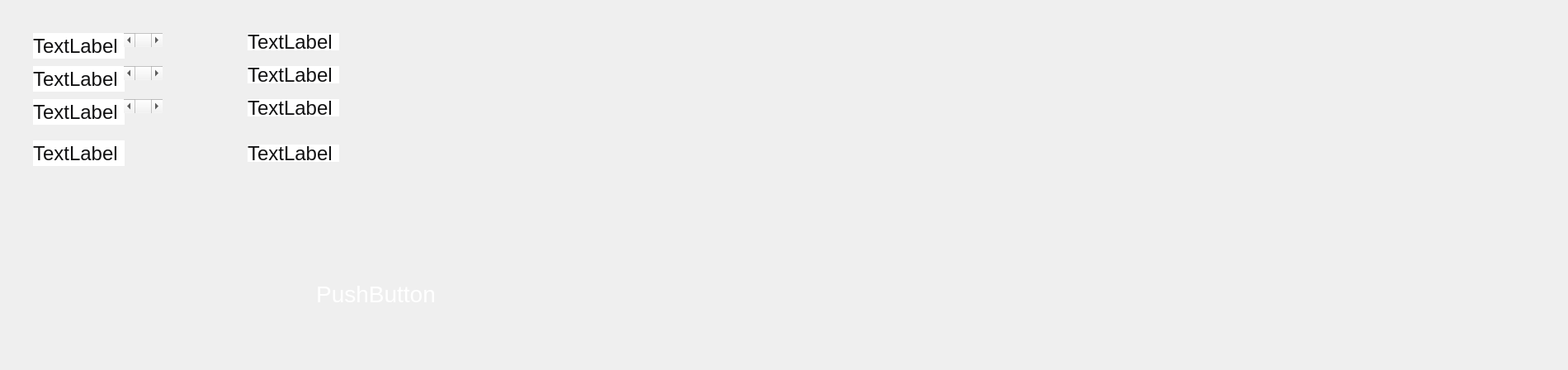
<?xml version="1.0" encoding="UTF-8"?>
<ui version="4.0">
 <class>RatingWindow</class>
 <widget class="QDialog" name="RatingWindow">
  <property name="geometry">
   <rect>
    <x>0</x>
    <y>0</y>
    <width>1900</width>
    <height>448</height>
   </rect>
  </property>
  <property name="windowTitle">
   <string>Dialog</string>
  </property>
  <property name="styleSheet">
   <string notr="true">QLabel {
    font-family: &quot;Microsoft YaHei&quot;;
    font-size: 24px;
    color: #101011;
	background-color: #FFFFFF;
}</string>
  </property>
  <widget class="QLabel" name="label1">
   <property name="geometry">
    <rect>
     <x>40</x>
     <y>40</y>
     <width>111</width>
     <height>31</height>
    </rect>
   </property>
   <property name="text">
    <string>TextLabel</string>
   </property>
  </widget>
  <widget class="QLabel" name="label2">
   <property name="geometry">
    <rect>
     <x>40</x>
     <y>80</y>
     <width>111</width>
     <height>31</height>
    </rect>
   </property>
   <property name="text">
    <string>TextLabel</string>
   </property>
  </widget>
  <widget class="QLabel" name="label3">
   <property name="geometry">
    <rect>
     <x>40</x>
     <y>120</y>
     <width>111</width>
     <height>31</height>
    </rect>
   </property>
   <property name="text">
    <string>TextLabel</string>
   </property>
  </widget>
  <widget class="QScrollBar" name="slider_rating1">
   <property name="geometry">
    <rect>
     <x>150</x>
     <y>40</y>
     <width>47</width>
     <height>17</height>
    </rect>
   </property>
   <property name="orientation">
    <enum>Qt::Horizontal</enum>
   </property>
  </widget>
  <widget class="QScrollBar" name="slider_rating2">
   <property name="geometry">
    <rect>
     <x>150</x>
     <y>80</y>
     <width>47</width>
     <height>17</height>
    </rect>
   </property>
   <property name="orientation">
    <enum>Qt::Horizontal</enum>
   </property>
  </widget>
  <widget class="QScrollBar" name="slider_rating3">
   <property name="geometry">
    <rect>
     <x>150</x>
     <y>120</y>
     <width>47</width>
     <height>17</height>
    </rect>
   </property>
   <property name="orientation">
    <enum>Qt::Horizontal</enum>
   </property>
  </widget>
  <widget class="QPushButton" name="btn_submitRating">
   <property name="geometry">
    <rect>
     <x>370</x>
     <y>330</y>
     <width>171</width>
     <height>51</height>
    </rect>
   </property>
   <property name="styleSheet">
    <string notr="true">QPushButton {
    font-family: &quot;Microsoft YaHei&quot;;
    font-size: 28px;
    color: white;
    background: qlineargradient(x1:0, y1:0, x2:1, y2:0,
                  stop:0 #FDC245, stop:1 #FB9E23);
border-radius: 10px;

}
QPushButton:hover {
background-color:#FAC85C;
}</string>
   </property>
   <property name="text">
    <string>PushButton</string>
   </property>
  </widget>
  <widget class="QLabel" name="label_avgRating">
   <property name="geometry">
    <rect>
     <x>40</x>
     <y>170</y>
     <width>111</width>
     <height>31</height>
    </rect>
   </property>
   <property name="text">
    <string>TextLabel</string>
   </property>
  </widget>
  <widget class="QLabel" name="ratingLabel1">
   <property name="geometry">
    <rect>
     <x>300</x>
     <y>40</y>
     <width>111</width>
     <height>21</height>
    </rect>
   </property>
   <property name="text">
    <string>TextLabel</string>
   </property>
  </widget>
  <widget class="QLabel" name="ratingLabel2">
   <property name="geometry">
    <rect>
     <x>300</x>
     <y>80</y>
     <width>111</width>
     <height>21</height>
    </rect>
   </property>
   <property name="text">
    <string>TextLabel</string>
   </property>
  </widget>
  <widget class="QLabel" name="ratingLabel3">
   <property name="geometry">
    <rect>
     <x>300</x>
     <y>120</y>
     <width>111</width>
     <height>21</height>
    </rect>
   </property>
   <property name="text">
    <string>TextLabel</string>
   </property>
  </widget>
  <widget class="QLabel" name="thankYouLabel">
   <property name="geometry">
    <rect>
     <x>300</x>
     <y>175</y>
     <width>111</width>
     <height>21</height>
    </rect>
   </property>
   <property name="text">
    <string>TextLabel</string>
   </property>
  </widget>
 </widget>
 <resources/>
 <connections/>
</ui>
